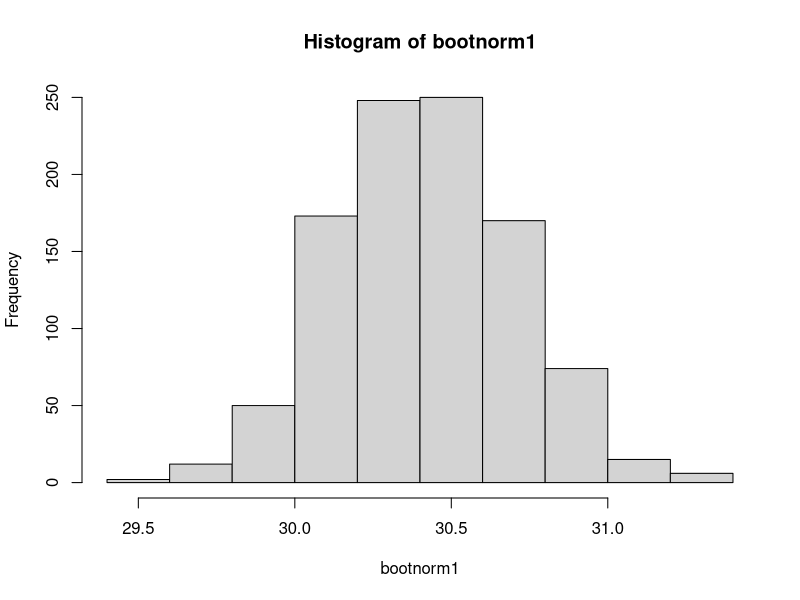
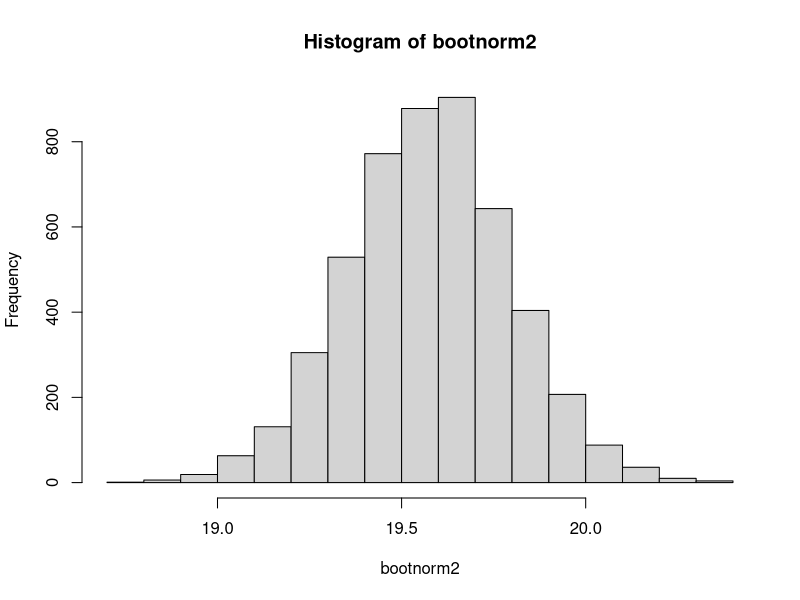
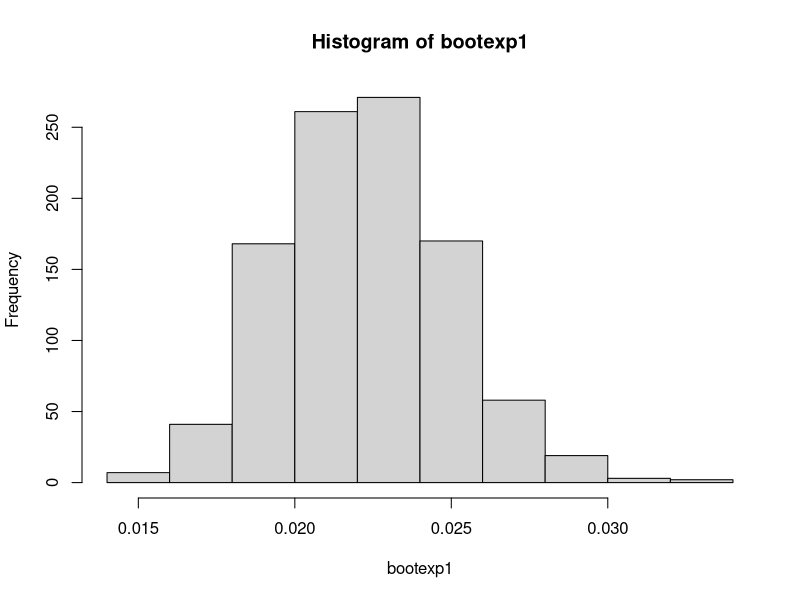
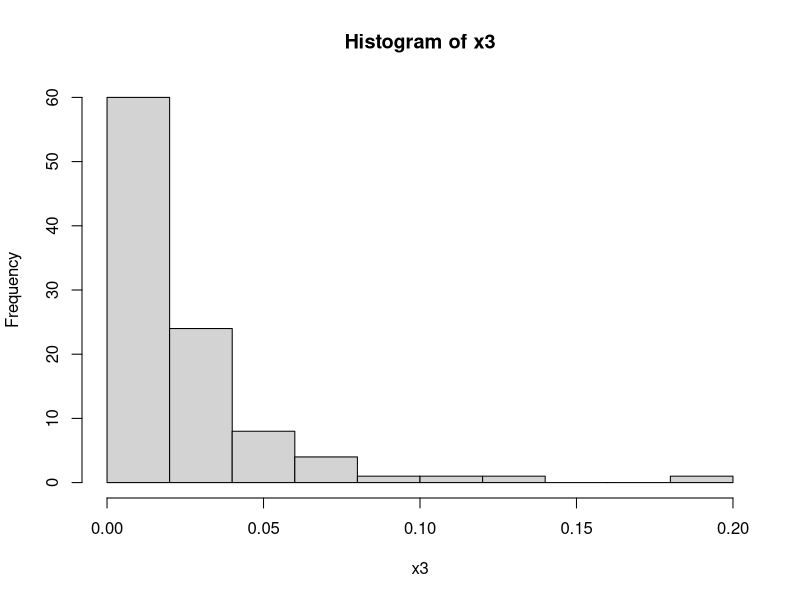
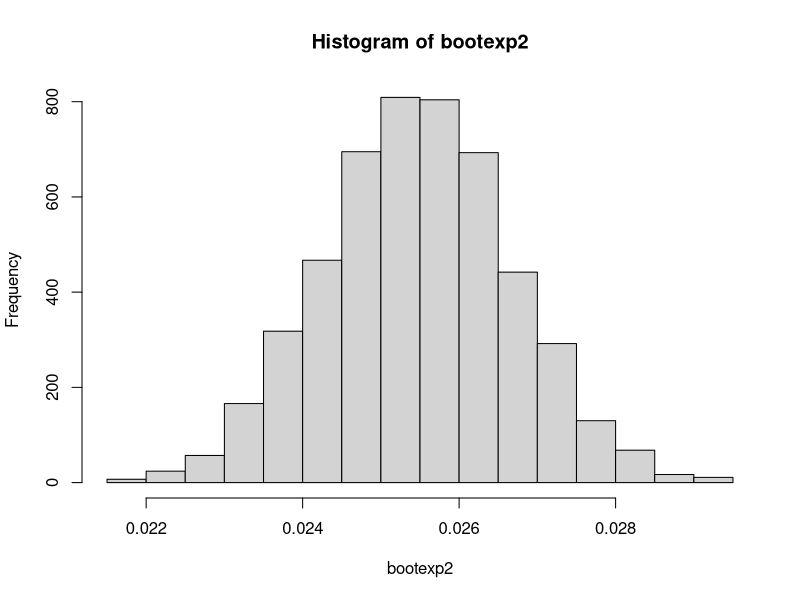
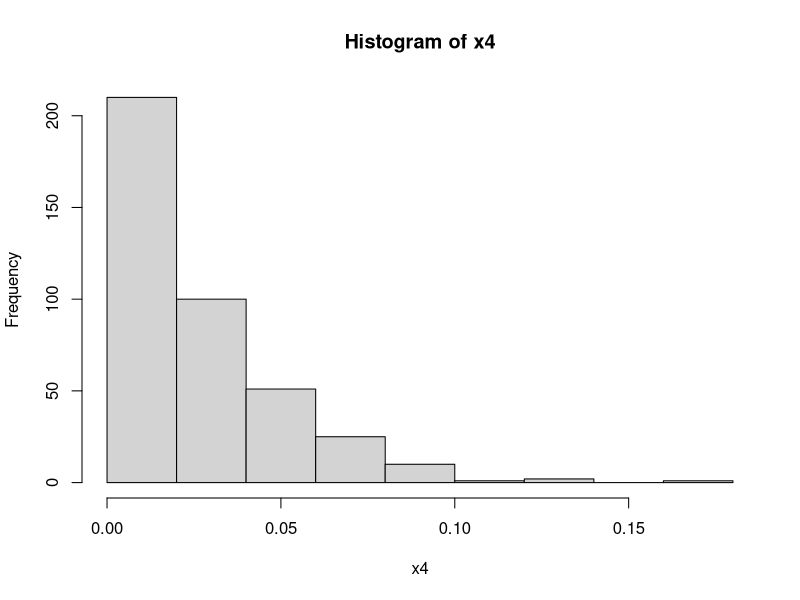

Generate these figures, in order, with R:
## ---- chunk 1
# Create a normal distribution vector of 100 parameters (n=100), with mean=30 and sd=3
x1 <- rnorm(100, 30, 3)
# Define the bootstrap iterations to be 1000
n1 <- 1000
# Define the bootnorm to be a numeric vector of n zeros (1000)
bootnorm1 <- numeric(n1)
# Creating the loop
for (i in 1:n1) {
  tempnorm1 <- sample(x1, 100, replace=T)
  bootnorm1[i] <- mean(tempnorm1)
}
# demonstrate that the means are close to each other (central limit theorem)
mean(x1)
mean(bootnorm1)
# demonstrate that the sample standard deviation equals to population sd divided by suqare root of n, and therefore the central limit theorem 
sd(x1)
sd(bootnorm1)
sd(x1)/sqrt(100)
# also, histogram that shows a normal distribution structure
hist(bootnorm1)
## ---- chunk 2
# Create a normal distribution vector of 500 parameters (n=500), with mean=20 and sd=5
x2 <- rnorm(500, 20, 5)
# Define the bootstrap iterations to be 5000
n2 <- 5000
# Define the bootnorm to be a numeric vector of n zeros (5000)
bootnorm2 <- numeric(n2)
# Creating the loop
for (i in 1:n2) {
  tempnorm2 <- sample(x2, 500, replace=T)
  bootnorm2[i] <- mean(tempnorm2)
}
# demonstrate that the means are close to each other (central limit theorem)
mean(x2)
mean(bootnorm2)
# demonstrate that the sample standard deviation equals to population sd divided by suqare root of n, and therefore the central limit theorem 
sd(x2)
sd(bootnorm2)
sd(x2)/sqrt(500)
# also, histogram that shows a normal distribution structure
hist(bootnorm2)
## ---- chunk 3
# Create an exponential distribution vector of 100 parameters (n=100), with mean=50
x3 <- rexp(100, 50)
# Define the bootstrap iterations to be 1000
n3 <- 1000
# Define the bootnorm to be a numeric vector of n zeros (1000)
bootexp1 <- numeric(n3)
# Creating the loop
for (i in 1:n3) {
  tempexp1 <- sample(x3, 100, replace=T)
  bootexp1[i] <- mean(tempexp1)
}
# demonstrate that the means are close to each other (central limit theorem)
mean(x3)
mean(bootexp1)
# demonstrate that the sample standard deviation equals to population sd divided by suqare root of n, and therefore the central limit theorem 
sd(x3)
sd(bootexp1)
sd(x3)/sqrt(100)
# also, histogram that shows a normal distribution structure
hist(bootexp1)
# and histogram that shows the ORIGINAL exponential distribution structure
hist(x3)
## ---- chunk 4
# Create an exponential distribution vector of 400 parameters (n=400), with mean=40
x4 <- rexp(400, 40)
# Define the bootstrap iterations to be 5000
n4 <- 5000
# Define the bootnorm to be a numeric vector of n zeros (5000)
bootexp2 <- numeric(n4)
# Creating the loop
for (i in 1:n4) {
  tempexp2 <- sample(x4, 400, replace=T)
  bootexp2[i] <- mean(tempexp2)
}
# demonstrate that the means are close to each other (central limit theorem)
mean(x4)
mean(bootexp2)
# demonstrate that the sample standard deviation equals to population sd divided by suqare root of n, and therefore the central limit theorem 
sd(x4)
sd(bootexp2)
sd(x4)/sqrt(400)
# also, histogram that shows a normal distribution structure
hist(bootexp2)
# and histogram that shows the ORIGINAL exponential distribution structure
hist(x4)
